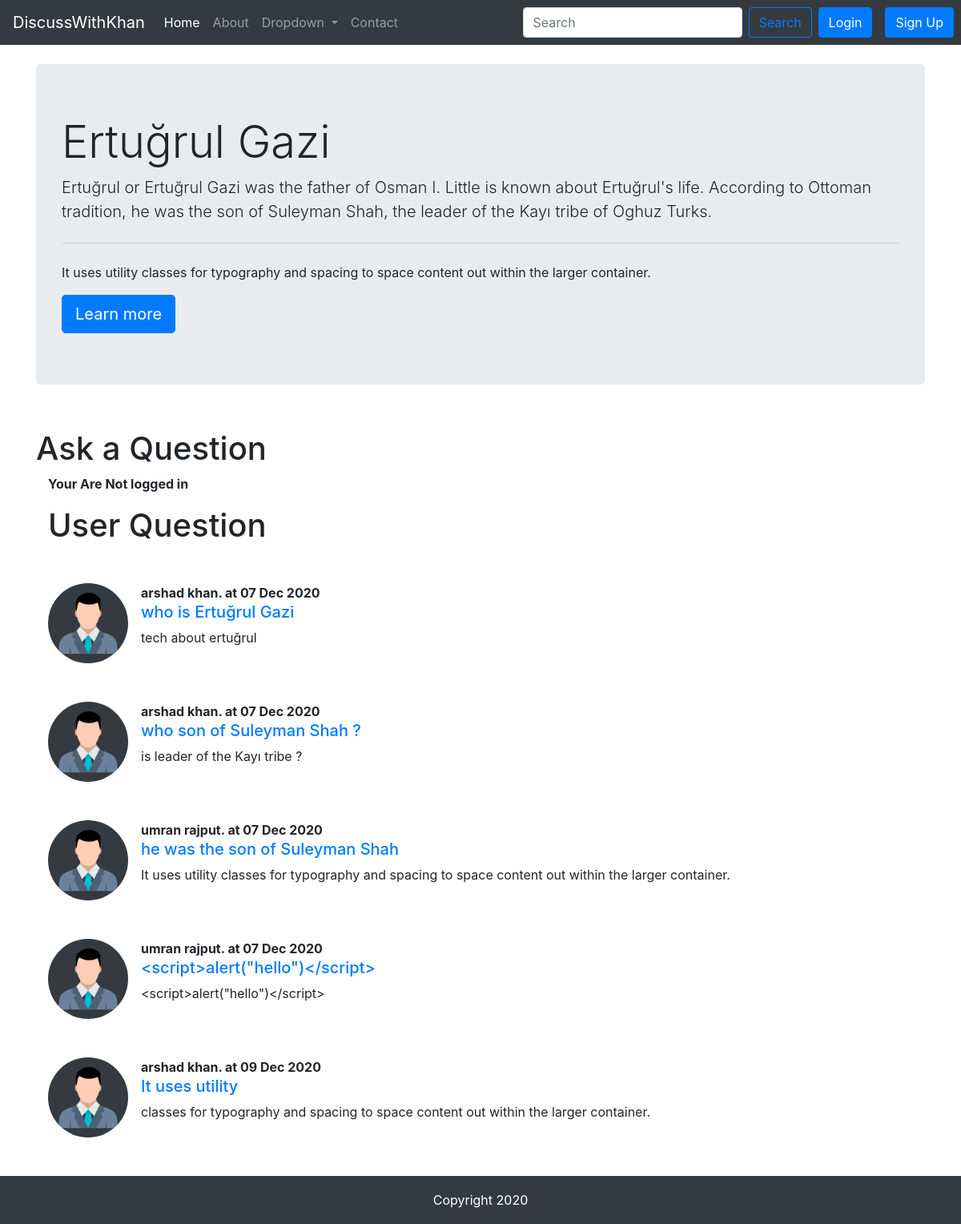
Page /threadList.php?catId=2 on the committed database.
### tables this page shows
CREATE TABLE `categories` (
  `category_id` int(11) NOT NULL,
  `category_name` varchar(255) NOT NULL,
  `category_description` varchar(255) NOT NULL,
  `created_time` datetime NOT NULL DEFAULT current_timestamp()
);

CREATE TABLE `threads` (
  `thread_id` int(10) NOT NULL,
  `thread_title` varchar(255) NOT NULL,
  `thread_desc` varchar(2000) NOT NULL,
  `thread_cat_id` int(10) NOT NULL,
  `thread_user_id` int(10) NOT NULL,
  `thread_time` datetime NOT NULL DEFAULT current_timestamp()
);

CREATE TABLE `users` (
  `sno` int(11) NOT NULL,
  `username` varchar(80) NOT NULL,
  `email` varchar(80) NOT NULL,
  `user_pass` varchar(255) NOT NULL,
  `signup_time` datetime NOT NULL DEFAULT current_timestamp()
);

### threadList.php (the view, shortened to what this page needs)
<!DOCTYPE html>
<html lang="en">
<head>
    <link rel="stylesheet" href="https://cdnjs.cloudflare.com/ajax/libs/twitter-bootstrap/4.5.2/css/bootstrap.min.css">
    <link rel="stylesheet" href="https://cdnjs.cloudflare.com/ajax/libs/font-awesome/5.15.0/css/all.min.css">
    <link rel="stylesheet" href="CSS/style.css">
</head>
<body>
    <?php require "component/_header.php";
    require "component/_dbConnect.php";
    ?>
    <div class="container my-4">
        <?php
        $catId = $_GET['catId'];
        $sql1 = "SELECT * FROM categories WHERE category_id=$catId";
        $result = mysqli_query($connection, $sql1);
        while ($row = mysqli_fetch_assoc($result)) {
            echo "
         <div class='jumbotron'>
            <h1 class='display-4'>" . $row['category_name'] . "</h1>
            <p class='lead'>" . $row['category_description'] . "</p>
            <hr class='my-4'>
            <p>It uses utility classes for typography and spacing to space content out within the larger container.</p>
            <a class='btn btn-primary btn-lg' href='#' role='button'>Learn more</a>
        </div>
                ";
        }
        ?>
    </div>
    <div class="container">
        <h1>Ask a Question</h1>
        <?php
        if (isset($_SESSION["loggedIn"]) && $_SESSION["loggedIn"]) {
            echo "<form class='my-5' action='" . $_SERVER['REQUEST_URI'] . "' method='POST'>
                    <div class='form-group'>
                        <label for='title'>Problem Title</label>
                        <input type='text' class='form-control' id='title' name='title' aria-describedby='emailHelp'>
                        <small id='emailHelp' class='form-text text-muted'>Keep your title as short and crisp as possible</small>
                    </div>
                    <div class='form-group'>
                        <label for='desc'>Elaborate Your Concern</label>
                        <textarea class='form-control' id='desc' name='desc' rows='3'></textarea>
                    </div>
                        <input type='hidden' name='sno' value='" . $_SESSION['sno'] . "'>
                        <button type='submit' class='btn btn-primary'>Submit</button>
                         </div>
                </form>   ";
        } else {
            echo '<div class="container-fluid">
                     <p><b>Your Are Not logged in</b></p>
                 </div>';
        }
        ?>
        <div class="container">
            <h1>User Question</h1>
            <?php
            $catId = $_GET['catId'];
            $sql3 = "SELECT * FROM threads WHERE thread_cat_id=$catId";
            $result3 = mysqli_query($connection, $sql3);
            while ($row1 = mysqli_fetch_assoc($result3)) {
                $threadId = $row1['thread_id'];
                $date = date_create($row1['thread_time']);
                $userId = $row1['thread_user_id'];
                $sql4 = "SELECT username FROM `users` WHERE sno= $userId";
                $result4 = mysqli_query($connection, $sql4);
                $row2 = mysqli_fetch_assoc($result4);
                echo "
           <div class='media my-5'>
            <img src='img/users.png' width='100px' class='mr-3 bg-dark rounded-circle' alt='userImg'>
            <div class='media-body'>
                <p class='font-weight-bold my-0'>" . $row2['username'] . ". at " . date_format($date, 'd M Y') . "</p>
                <h5 class='mt-0'><a href='thread.php?threadId=" . $threadId . "'>" . $row1['thread_title'] . "</h5></a>
               <p>" . $row1['thread_desc'] . "</p>
            </div>
        </div>
                ";
            }
            ?>
        </div>
    </div>
    <?php require "component/_footer.php"; ?>
</body>
</html>

### component/_header.php (shortened to what this page needs)
<?php
echo ' <nav class="navbar navbar-expand-lg navbar-dark bg-dark">
    <a class="navbar-brand" href="index.php">DiscussWithKhan</a>
    <button class="navbar-toggler" type="button" data-toggle="collapse" data-target="#navbarSupportedContent" aria-controls="navbarSupportedContent" aria-expanded="false" aria-label="Toggle navigation">
        <span class="navbar-toggler-icon"></span>
    </button>
    <div class="collapse navbar-collapse" id="navbarSupportedContent">
        <ul class="navbar-nav mr-auto">
            <li class="nav-item active">
                <a class="nav-link" href="index.php">Home <span class="sr-only">(current)</span></a>
            </li>
            <li class="nav-item">
                <a class="nav-link" href="/Forum  project/about.php">About</a>
            </li>
            <li class="nav-item dropdown">
                <a class="nav-link dropdown-toggle" href="#" id="navbarDropdown" role="button" data-toggle="dropdown" aria-haspopup="true" aria-expanded="false">
                    Dropdown
                </a>
                <div class="dropdown-menu" aria-labelledby="navbarDropdown">';
echo '
                  </div>
            </li>
            <li class="nav-item">
                <a class="nav-link " href="contact.php">Contact</a>
            </li>
        </ul>
        <div class="row">';
if (isset($_SESSION["loggedIn"]) && $_SESSION["loggedIn"]) {
    echo
        '<form class="form-inline my-2 my-lg-0" action="/Forum  project/search.php" method="GET">
                <input class="form-control mr-sm-2" type="search" name="search" placeholder="Search" aria-label="Search">
                <button class="btn btn-outline-primary my-2 my-sm-0" type="submit">Search</button>
                <h4 class="text-dark bg-light py-2 px-3 my-0 mx-3 rounded">' . $_SESSION['username'] . '</h4>
                <a href="component/_logout.php" type="button" class="btn btn-primary mx-2">Logout</a>
            </form>';
} else {
    echo    '<form class="form-inline my-2 my-lg-0" action="/Forum  project/search.php" method="GET">
                   <input class="form-control mr-sm-2" name="search" type="search" placeholder="Search" aria-label="Search">
                   <button class="btn btn-outline-primary my-2 my-sm-0" type="submit">Search</button>
             </form>
              <button type="button" class="btn btn-primary mx-2" data-toggle="modal" data-target="#login">Login</button>
               <button type="button" class="btn btn-primary mx-2" data-toggle="modal" data-target="#signup">Sign Up</button>
        </div>';
}
echo '
    </div>
</nav>';

### component/_footer.php
<div class="container-fluid bg-dark footer">
    <p class="text-white">Copyright 2020 </p>
</div>

### css/style.css (style rules this page uses)
body { height: 100vh; display: flex; flex-direction: column; }
.footer { margin-top: auto; display: flex; justify-content: center; height: 60px; }
.footer p { line-height: 60px; }

### rows in the picture
categories: category_name "Ertuğrul Gazi", category_description "Ertuğrul or Ertuğrul Gazi was the father of Osman I. Little is known about Ertuğrul's life. According to Ottoman tradition, he was the son of Suleyman Shah, the leader of the Kayı tribe of Oghuz Turks."
threads: users.username "arshad khan", thread_time "07 Dec 2020", thread_title "who is Ertuğrul Gazi", thread_desc "tech about ertuğrul"
threads: users.username "arshad khan", thread_time "07 Dec 2020", thread_title "who son of Suleyman Shah ?", thread_desc "is leader of the Kayı tribe ?"
threads: users.username "umran rajput", thread_time "07 Dec 2020", thread_title "he was the son of Suleyman Shah", thread_desc "It uses utility classes for typography and spacing to space content out within the larger container."
threads: users.username "umran rajput", thread_time "07 Dec 2020", thread_title "<script>alert(\"hello\")</script>", thread_desc "<script>alert(\"hello\")</script>"
threads: users.username "arshad khan", thread_time "09 Dec 2020", thread_title "It uses utility", thread_desc "classes for typography and spacing to space content out within the larger container."
